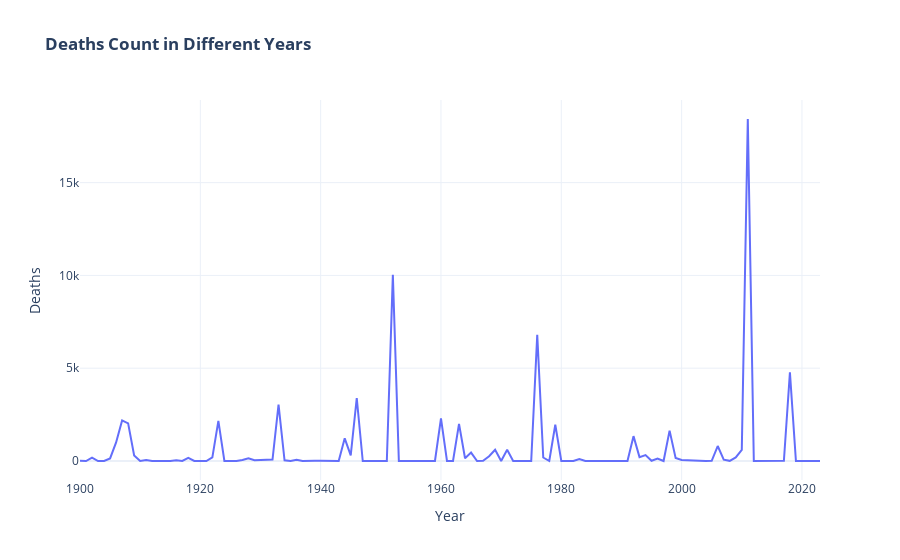

Here is the notebook cell this chart was saved with:
### Code cell
fig = px.line(df_Deaths_year, x="Year", y="Deaths",template='plotly_white',title="<b>Deaths Count in Different Years")
fig.show()

### Figure 1 — Plotly figure (JSON) as saved in the notebook; plotly's stock layout.template omitted (floating-point values rounded to 4 significant figures)
{"data": [{"hovertemplate": "Year=%{x}<br>Deaths=%{y}<extra></extra>", "legendgroup": "", "line": {"color": "#636efa", "dash": "solid"}, "marker": {"symbol": "circle"}, "mode": "lines", "name": "", "orientation": "v", "showlegend": false, "type": "scatter", "x": [1900, 1901, 1902, 1903, 1904, 1905, 1906, 1907, 1908, 1909, 1910, 1911, 1912, 1913, 1914, 1915, 1916, 1917, 1918, 1919, 1920, 1921, 1922, 1923, 1924, 1925, 1926, 1927, 1928, 1929, 1930, 1931, 1932, 1933, 1934, 1935, 1936, 1937, 1938, 1939, 1940, 1941, 1942, 1943, 1944, 1945, 1946, 1947, 1948, 1949, 1950, 1951, 1952, 1953, 1954, 1955, 1956, 1957, 1958, 1959, 1960, 1961, 1962, 1963, 1964, 1965, 1966, 1967, 1968, 1969, 1970, 1971, 1972, 1973, 1974, 1975, 1976, 1977, 1978, 1979, 1980, 1981, 1982, 1983, 1984, 1985, 1986, 1987, 1988, 1989, 1990, 1991, 1992, 1993, 1994, 1995, 1996, 1997, 1998, 1999, 2000, 2001, 2002, 2003, 2004, 2005, 2006, 2007, 2008, 2009, 2010, 2011, 2012, 2013, 2014, 2015, 2016, 2017, 2018, 2019, 2020, 2021, 2022, 2023], "xaxis": "x", "y": [10, 0, 185, 0, 0, 139, 1000, 2188, 2026, 300, 0, 50, 0, 0, 0, 3, 43, 3, 169, 0, 0, 0, 200, 2166, 0, 0, 1, 51, 142, 38, 49, 54, 79, 3033, 41, 0, 73, 0, 23, 12, 10, 2, 0, 0, 1223, 300, 3395, 0, 2, 16, 1, 0, 10034, 5, 7, 1, 3, 2, 9, 0, 2292, 0, 0, 2002, 150, 455, 0, 13, 253, 603, 3, 601, 0, 2, 0, 3, 6800, 189, 0, 1952, 0, 0, 0, 100, 0, 0, 0, 0, 5, 0, 0, 3, 1339, 208, 321, 12, 131, 0, 1636, 160, 54, 26, 0, 9, 0, 10, 807, 73, 9, 192, 596, 18428, 1, 10, 0, 10, 0, 10, 4778, 0, 1, 0, 6, 1], "yaxis": "y"}], "layout": {"legend": {"tracegroupgap": 0}, "title": {"text": "<b>Deaths Count in Different Years"}, "xaxis": {"anchor": "y", "domain": [0, 1], "title": {"text": "Year"}}, "yaxis": {"anchor": "x", "domain": [0, 1], "title": {"text": "Deaths"}}}}
